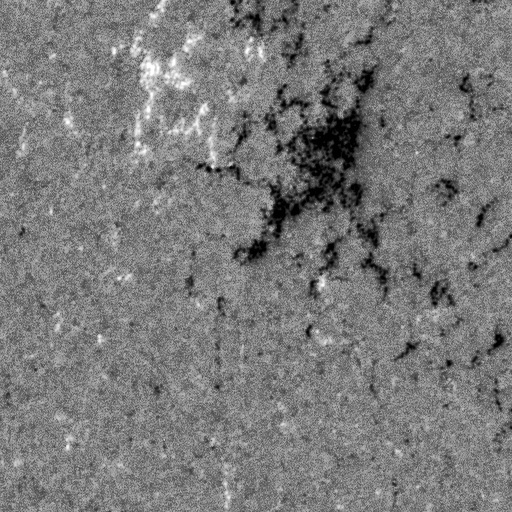
#> input picture path_to_save_hr_image.png, 512 x 512 px, given in place of 3.jpg, which was not available
$ jupyter execute fft.ipynb
#> lines starting #> are read from the running program, lines starting #| are printed output that depends on the picture; pictures that were not available may be replaced by others from this repository, and a replacement may not be noted
[cell 1]
import cv2
import numpy as np
import os
import matplotlib.pyplot as plt

def apply_fft(patch):
    f = np.fft.fft2(patch)
    f_shift = np.fft.fftshift(f)
    magnitude_spectrum = 20 * np.log(np.abs(f_shift) + 1)
    return magnitude_spectrum

def save_patch(patch, num, dir_name, prefix="patch"):
    if not os.path.exists(dir_name):
        os.makedirs(dir_name)
    path = os.path.join(dir_name, f"{prefix}_{num}.png")
    cv2.imwrite(path, patch)

def create_circular_mask(img_shape, center=None, radius=None):
    h, w = img_shape
    if center is None:
        center = (w // 2, h // 2)
    if radius is None:
        radius = min(center[0], center[1], w - center[0], h - center[1])
    Y, X = np.ogrid[:h, :w]
    dist_from_center = np.sqrt((X - center[0]) ** 2 + (Y - center[1]) ** 2)
    mask = dist_from_center <= radius
    return mask

def display_masked_area(img, mask):

    masked_img = cv2.bitwise_and(img, img, mask=mask.astype(np.uint8))
    plt.figure(figsize=(12, 8))
    plt.subplot(1, 3, 1)
    plt.title("Original Image")
    plt.imshow(img, cmap="gray")

    plt.subplot(1, 3, 2)
    plt.title("Circular Mask")
    plt.imshow(mask, cmap="gray")

    plt.subplot(1, 3, 3)
    plt.title("Masked Area")
    plt.imshow(masked_img, cmap="gray")

    plt.tight_layout()
    plt.show()

def extract_fft_patches(img, kernel_size=(128, 128), out_dir="fft_patches"):
    h, w = img.shape
    kh, kw = kernel_size
    stride = 128
    mask = create_circular_mask(img.shape)
    display_masked_area(img, mask)

    total_energy = 0
    patch_count = 0
    for y in range(0, h - kh + 1, stride):
        for x in range(0, w - kw + 1, stride):
            if not mask[y:y + kh, x:x + kw].all():
                continue
            patch = img[y:y + kh, x:x + kw]
            magnitude_spectrum = apply_fft(patch)
            low_freq_energy = np.sum(magnitude_spectrum[56:72, 56:72])
            total_energy += low_freq_energy
            patch_count += 1

    avg_energy = total_energy / patch_count if patch_count > 0 else 0


    num = 0
    for y in range(0, h - kh + 1, stride):
        for x in range(0, w - kw + 1, stride):
            if not mask[y:y + kh, x:x + kw].all():
                continue
            patch = img[y:y + kh, x:x + kw]
            magnitude_spectrum = apply_fft(patch)
            low_freq_energy = np.sum(magnitude_spectrum[56:72, 56:72])

            if low_freq_energy > avg_energy:
                save_patch(patch, num, out_dir, prefix="bright_spot")
                num += 1

img_path = '3.jpg'
img = cv2.imread(img_path, cv2.IMREAD_GRAYSCALE)
#> img is the input picture: shape (512, 512); min 0, max 255, mean 122.1
img = cv2.resize(img, (1024, 1024))
#> img: shape (1024, 1024)
extract_fft_patches(img, kernel_size=(128, 128), out_dir="fft_patches")
#> in display_masked_area, `masked_img = cv2.bitwise_and(img, img, mask=mask.astype(np.uint8))`:
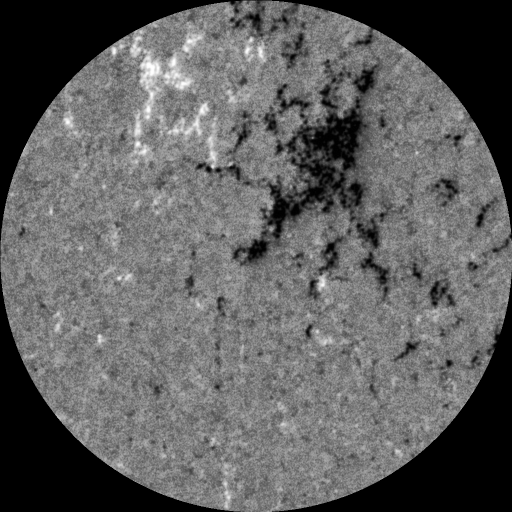
#> masked_img: shape (1024, 1024) (shown at 1/2 size); min 0, max 255, mean 95
#> in display_masked_area, `plt.show()`:
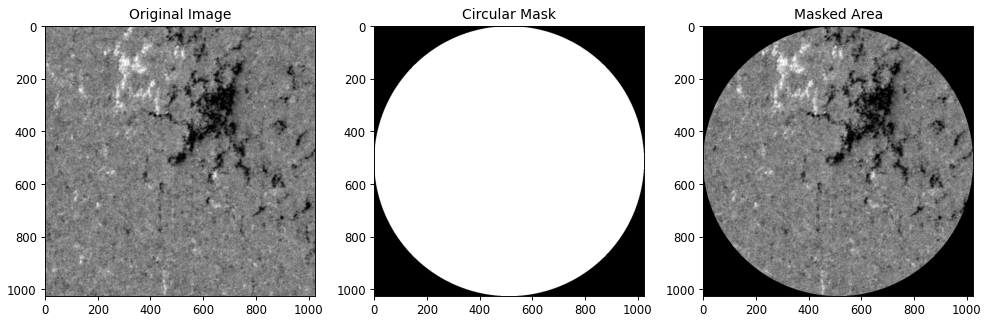
#> figure drawn by matplotlib, 3 panels
#> after the loop in extract_fft_patches, `for y in range(0, h - kh + 1, stride):`:
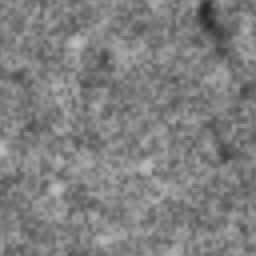
#> patch: shape (128, 128) (shown 2 times larger); min 41, max 191, mean 127.5
#> after the loop in extract_fft_patches, `for y in range(0, h - kh + 1, stride):`: patch_count = 32; total_energy = 1539482.9
#> in extract_fft_patches, `avg_energy = total_energy / patch_count if patch_count > 0 else 0`: avg_energy = 48108.8
#> the loop in extract_fft_patches, `for y in range(0, h - kh + 1, stride):` made 8 passes
#> pass 2, in apply_fft (call 33), `magnitude_spectrum = 20 * np.log(np.abs(f_shift) + 1)`:
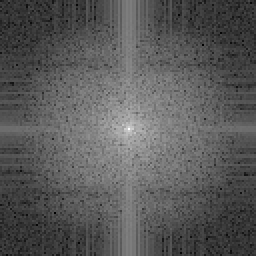
#> magnitude_spectrum: shape (128, 128) float64 (shown 2 times larger); min 11.01, max 295.2, mean 110.7; drawn with min black and max white
#> pass 2, in save_patch, `cv2.imwrite(path, patch)`:
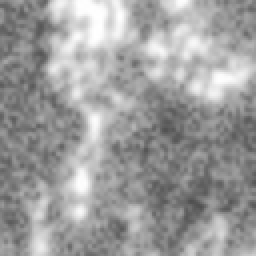
#> saved as bright_spot_0.png: shape (128, 128) (shown 2 times larger); min 79, max 255, mean 157.3
#> pass 2, in apply_fft (call 34), `magnitude_spectrum = 20 * np.log(np.abs(f_shift) + 1)`:
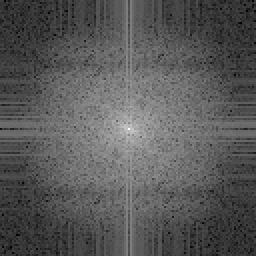
#> magnitude_spectrum: shape (128, 128) float64 (shown 2 times larger); min 15.78, max 292.3, mean 111.7; drawn with min black and max white
#> pass 2, in save_patch (call 2), `cv2.imwrite(path, patch)`:
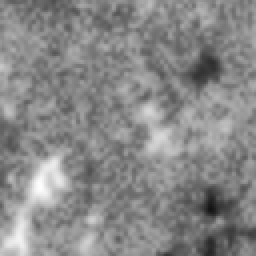
#> saved as bright_spot_1.png: shape (128, 128) (shown 2 times larger); min 18, max 254, mean 136
#> after the loop in extract_fft_patches, `for y in range(0, h - kh + 1, stride):`: num = 15

$ run again, on fft_patches/bright_spot_0.png
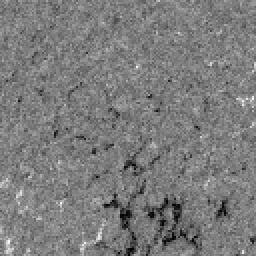
#> input picture fft_patches/bright_spot_0.png, 128 x 128 px, given in place of 3.jpg, which was not available (shown 2 times larger)
#> img is the input picture: shape (128, 128); min 1, max 245, mean 123.9
#> img: shape (1024, 1024)
#> after the loop in extract_fft_patches, `for y in range(0, h - kh + 1, stride):`:
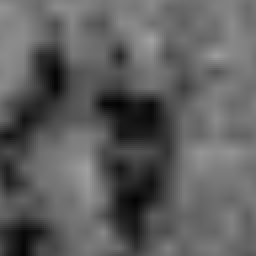
#> patch: shape (128, 128) (shown 2 times larger); min 4, max 161, mean 94.5
#> after the loop in extract_fft_patches, `for y in range(0, h - kh + 1, stride):`: patch_count = 32; total_energy = 1468570.8
#> avg_energy = 45892.8
#> the loop in extract_fft_patches, `for y in range(0, h - kh + 1, stride):` made 8 passes
#> pass 2, in apply_fft (call 36), `magnitude_spectrum = 20 * np.log(np.abs(f_shift) + 1)`:
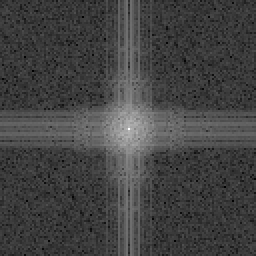
#> magnitude_spectrum: shape (128, 128) float64 (shown 2 times larger); min 5.86, max 290.9, mean 81.2; drawn with min black and max white
#> after the loop in extract_fft_patches, `for y in range(0, h - kh + 1, stride):`: num = 12
